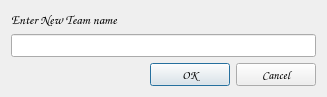
<?xml version="1.0" encoding="UTF-8"?>
<ui version="4.0">
 <class>NEWTeamDialog</class>
 <widget class="QDialog" name="NEWTeamDialog">
  <property name="windowModality">
   <enum>Qt::WindowModal</enum>
  </property>
  <property name="enabled">
   <bool>true</bool>
  </property>
  <property name="geometry">
   <rect>
    <x>0</x>
    <y>0</y>
    <width>327</width>
    <height>97</height>
   </rect>
  </property>
  <property name="sizePolicy">
   <sizepolicy hsizetype="Fixed" vsizetype="Fixed">
    <horstretch>0</horstretch>
    <verstretch>0</verstretch>
   </sizepolicy>
  </property>
  <property name="minimumSize">
   <size>
    <width>327</width>
    <height>97</height>
   </size>
  </property>
  <property name="maximumSize">
   <size>
    <width>327</width>
    <height>97</height>
   </size>
  </property>
  <property name="font">
   <font>
    <family>Comic Sans MS</family>
   </font>
  </property>
  <property name="windowTitle">
   <string>New Team</string>
  </property>
  <property name="modal">
   <bool>true</bool>
  </property>
  <layout class="QVBoxLayout" name="verticalLayout">
   <item alignment="Qt::AlignTop">
    <widget class="QLabel" name="label">
     <property name="font">
      <font>
       <family>Comic Sans MS</family>
       <pointsize>10</pointsize>
      </font>
     </property>
     <property name="text">
      <string>Enter New Team name</string>
     </property>
    </widget>
   </item>
   <item>
    <widget class="QLineEdit" name="lineEdit">
     <property name="palette">
      <palette>
       <active>
        <colorrole role="Text">
         <brush brushstyle="SolidPattern">
          <color alpha="255">
           <red>53</red>
           <green>152</green>
           <blue>159</blue>
          </color>
         </brush>
        </colorrole>
        <colorrole role="PlaceholderText">
         <brush brushstyle="SolidPattern">
          <color alpha="128">
           <red>53</red>
           <green>152</green>
           <blue>159</blue>
          </color>
         </brush>
        </colorrole>
       </active>
       <inactive>
        <colorrole role="Text">
         <brush brushstyle="SolidPattern">
          <color alpha="255">
           <red>53</red>
           <green>152</green>
           <blue>159</blue>
          </color>
         </brush>
        </colorrole>
        <colorrole role="PlaceholderText">
         <brush brushstyle="SolidPattern">
          <color alpha="128">
           <red>53</red>
           <green>152</green>
           <blue>159</blue>
          </color>
         </brush>
        </colorrole>
       </inactive>
       <disabled>
        <colorrole role="Text">
         <brush brushstyle="SolidPattern">
          <color alpha="255">
           <red>120</red>
           <green>120</green>
           <blue>120</blue>
          </color>
         </brush>
        </colorrole>
        <colorrole role="PlaceholderText">
         <brush brushstyle="SolidPattern">
          <color alpha="128">
           <red>0</red>
           <green>0</green>
           <blue>0</blue>
          </color>
         </brush>
        </colorrole>
       </disabled>
      </palette>
     </property>
     <property name="font">
      <font>
       <family>Comic Sans MS</family>
       <pointsize>10</pointsize>
       <weight>75</weight>
       <bold>true</bold>
      </font>
     </property>
    </widget>
   </item>
   <item>
    <widget class="QDialogButtonBox" name="buttonBox">
     <property name="orientation">
      <enum>Qt::Horizontal</enum>
     </property>
     <property name="standardButtons">
      <set>QDialogButtonBox::Cancel|QDialogButtonBox::Ok</set>
     </property>
    </widget>
   </item>
  </layout>
 </widget>
 <resources/>
 <connections>
  <connection>
   <sender>buttonBox</sender>
   <signal>accepted()</signal>
   <receiver>NEWTeamDialog</receiver>
   <slot>accept()</slot>
   <hints>
    <hint type="sourcelabel">
     <x>227</x>
     <y>76</y>
    </hint>
    <hint type="destinationlabel">
     <x>157</x>
     <y>96</y>
    </hint>
   </hints>
  </connection>
  <connection>
   <sender>buttonBox</sender>
   <signal>rejected()</signal>
   <receiver>NEWTeamDialog</receiver>
   <slot>reject()</slot>
   <hints>
    <hint type="sourcelabel">
     <x>295</x>
     <y>82</y>
    </hint>
    <hint type="destinationlabel">
     <x>286</x>
     <y>96</y>
    </hint>
   </hints>
  </connection>
 </connections>
</ui>
